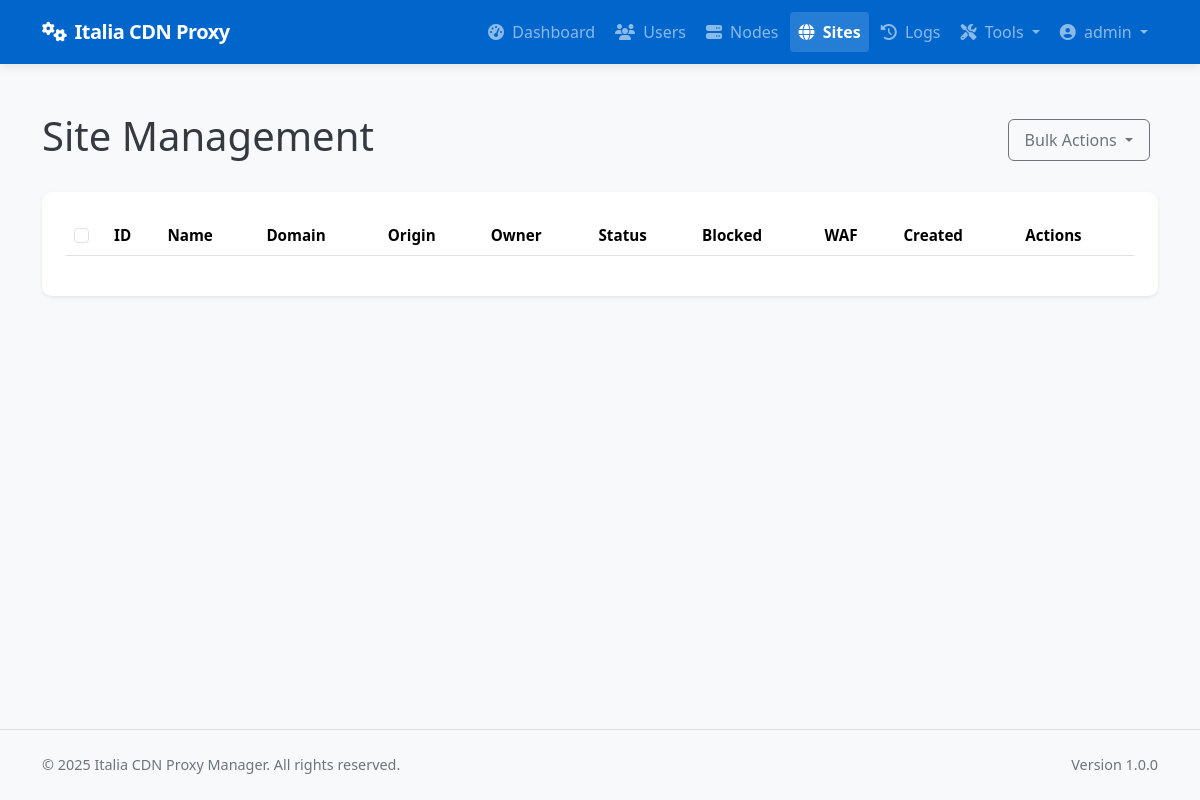
Page /admin/sites (signed in) on the earlier database version.
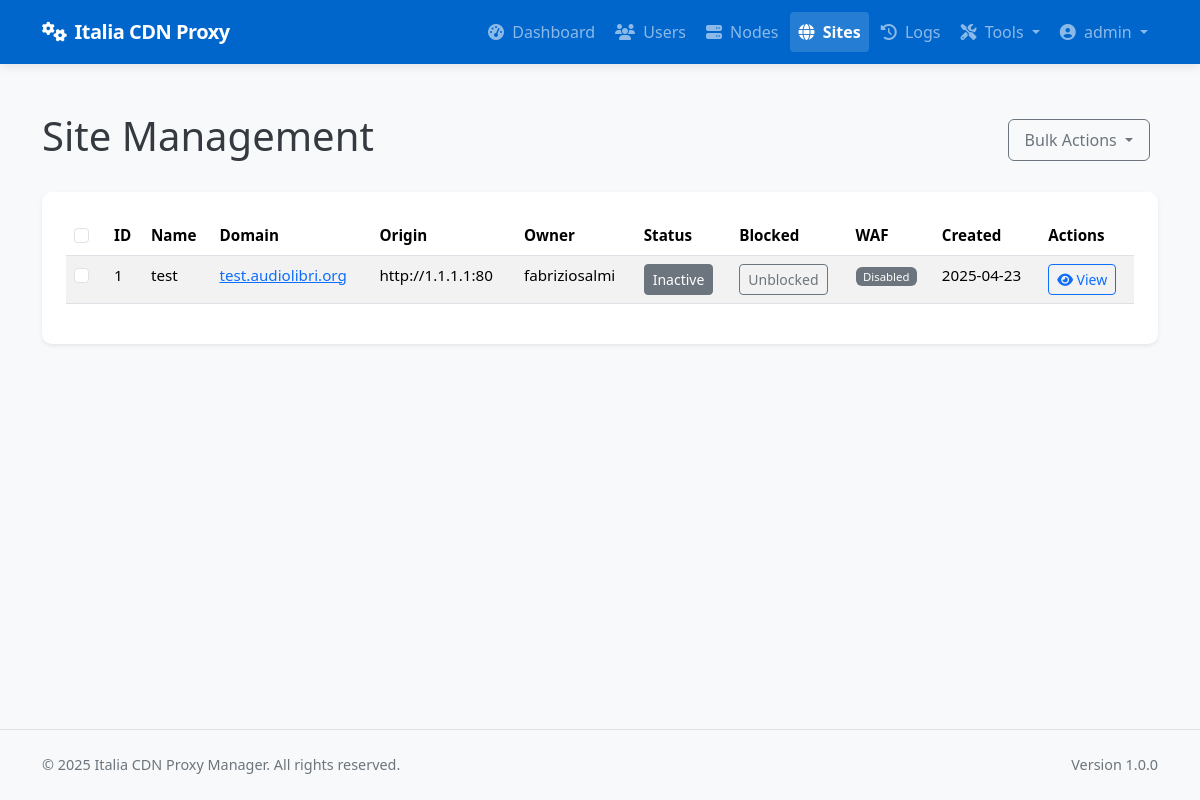
Same page on the later database version.
### app/models/models.py (models this page shows, shortened)
class Site(db.Model):
    __tablename__ = 'sites'
    id = db.Column(db.Integer, primary_key=True)
    name = db.Column(db.String(64), nullable=False)
    domain = db.Column(db.String(255), unique=True, nullable=False)
    protocol = db.Column(db.String(10), nullable=False, default='https')  # http or https
    origin_protocol = db.Column(db.String(10), nullable=False, default='http')  # http or https for origin
    origin_address = db.Column(db.String(255), nullable=False)  # Backend server address
    origin_port = db.Column(db.Integer, nullable=False)
    user_id = db.Column(db.Integer, db.ForeignKey('users.id'), nullable=True)  # Allow null for discovered sites
    is_active = db.Column(db.Boolean, default=True)
    is_blocked = db.Column(db.Boolean, default=False)
    is_discovered = db.Column(db.Boolean, default=False)  # Whether this site was discovered from node
    use_waf = db.Column(db.Boolean, default=False)
    force_https = db.Column(db.Boolean, default=True)  # New column to force HTTP to HTTPS redirect
    enable_cache = db.Column(db.Boolean, default=True)
    cache_time = db.Column(db.Integer, default=3600)  # Cache time in seconds, default 1 hour
    cache_static_time = db.Column(db.Integer, default=86400)  # Cache time for static assets in seconds, default 1 day
    custom_cache_rules = db.Column(db.Text, nullable=True)  # Custom cache rules in Nginx format
    cache_browser_time = db.Column(db.Integer, default=3600)  # Browser cache time in seconds, default 1 hour
    created_at = db.Column(db.DateTime, default=datetime.utcnow)
    updated_at = db.Column(db.DateTime, default=datetime.utcnow, onupdate=datetime.utcnow)
    custom_config = db.Column(db.Text, nullable=True)  # Additional Nginx configuration
    site_nodes = db.relationship('SiteNode', backref='site', lazy='dynamic')
    ssl_certificates = db.relationship('SSLCertificate', backref='site', lazy='dynamic')
    config_versions = db.relationship('ConfigVersion', backref='site', lazy='dynamic')

class User(db.Model):
    __tablename__ = 'users'
    id = db.Column(db.Integer, primary_key=True)
    username = db.Column(db.String(64), unique=True, index=True, nullable=False)
    email = db.Column(db.String(120), unique=True, index=True, nullable=False)
    password_hash = db.Column(db.String(128), nullable=False)
    role = db.Column(db.String(20), nullable=False, default='client')  # 'admin' or 'client'
    is_active = db.Column(db.Boolean, default=True)
    created_at = db.Column(db.DateTime, default=datetime.utcnow)
    last_login = db.Column(db.DateTime, nullable=True)
    sites = db.relationship('Site', backref='owner', lazy='dynamic')
    def is_admin(self):
        return self.role == 'admin'

### app/controllers/admin.py (the view)
@admin.route('/sites')
@login_required
@admin_required
def list_sites():
    sites = Site.query.all()
    return render_template('admin/sites/list.html', sites=sites)

### app/models/__init__.py (called while the page is built)
@login_manager.user_loader
def load_user(user_id):
    return User.query.get(int(user_id))

### app/services/access_control.py (called while the page is built)
def admin_required(f):
    @wraps(f)
    def decorated_function(*args, **kwargs):
        if not current_user.is_admin():
            flash('You need admin privileges to access this page.', 'error')
            return abort(403)
        return f(*args, **kwargs)
    return decorated_function

### app/templates/admin/sites/list.html (shortened to what this page needs)
{% extends 'base.html' %}
{% block content %}
<div class="container py-4">
    <div class="d-flex justify-content-between align-items-center mb-4">
        <h1>Site Management</h1>
        <div>
            <button class="btn btn-outline-secondary dropdown-toggle me-2" type="button" id="bulkActionsDropdown" data-bs-toggle="dropdown" aria-expanded="false">
                Bulk Actions
            </button>
        </div>
    </div>
    <div class="card shadow-sm">
        <div class="card-body">
            <div class="table-responsive">
                <table class="table table-striped table-hover">
                    <thead>
                        <tr>
                            <th width="40">
                                <input type="checkbox" id="selectAllSites" class="form-check-input">
                            </th>
                            <th>ID</th>
                            <th>Name</th>
                            <th>Domain</th>
                            <th>Origin</th>
                            <th>Owner</th>
                            <th>Status</th>
                            <th>Blocked</th>
                            <th>WAF</th>
                            <th>Created</th>
                            <th>Actions</th>
                        </tr>
                    </thead>
                    <tbody>
                        {% for site in sites %}
                        <tr class="{% if site.is_blocked %}table-danger{% endif %}">
                            <td>
                                <input type="checkbox" class="form-check-input site-checkbox" data-site-id="{{ site.id }}" value="{{ site.id }}">
                            </td>
                            <td>{{ site.id }}</td>
                            <td>{{ site.name }}</td>
                            <td>
                                <a href="{{ site.protocol }}://{{ site.domain }}" target="_blank" rel="noopener noreferrer">
                                    {{ site.domain }}
                                </a>
                            </td>
                            <td>{{ site.protocol }}://{{ site.origin_address }}:{{ site.origin_port }}</td>
                            <td>{{ site.owner.username }}</td>
                            <td>
                                <form method="POST" action="{{ url_for('admin.toggle_site_active', site_id=site.id) }}" class="d-inline">
                                    <button type="submit" class="btn btn-sm btn-{{ 'success' if site.is_active else 'secondary' }}">
                                        {{ 'Active' if site.is_active else 'Inactive' }}
                                    </button>
                                </form>
                            </td>
                            <td>
                                <form method="POST" action="{{ url_for('admin.toggle_site_blocked', site_id=site.id) }}" class="d-inline">
                                    <button type="submit" class="btn btn-sm btn-{{ 'danger' if site.is_blocked else 'outline-secondary' }}">
                                        {{ 'Blocked' if site.is_blocked else 'Unblocked' }}
                                    </button>
                                </form>
                            </td>
                            <td><span class="badge bg-{{ 'success' if site.use_waf else 'secondary' }}">
                                {{ 'Enabled' if site.use_waf else 'Disabled' }}
                            </span></td>
                            <td>{{ site.created_at.strftime('%Y-%m-%d') }}</td>
                            <td>
                                <a href="{{ url_for('admin.view_site', site_id=site.id) }}" class="btn btn-sm btn-outline-primary">
                                    <i class="fas fa-eye"></i> View
                                </a>
                            </td>
                        </tr>
                        {% endfor %}
                    </tbody>
                </table>
            </div>
        </div>
    </div>
</div>
{% endblock %}

Differences in the rows shown:
added Site: id "1", name "test", domain "test.audiolibri.org", protocol "http", origin_address "1.1.1.1", origin_port "80", owner.username "fabriziosalmi", is_active "Inactive", is_blocked "Unblocked", use_waf "Disabled", created_at "2025-04-23"
